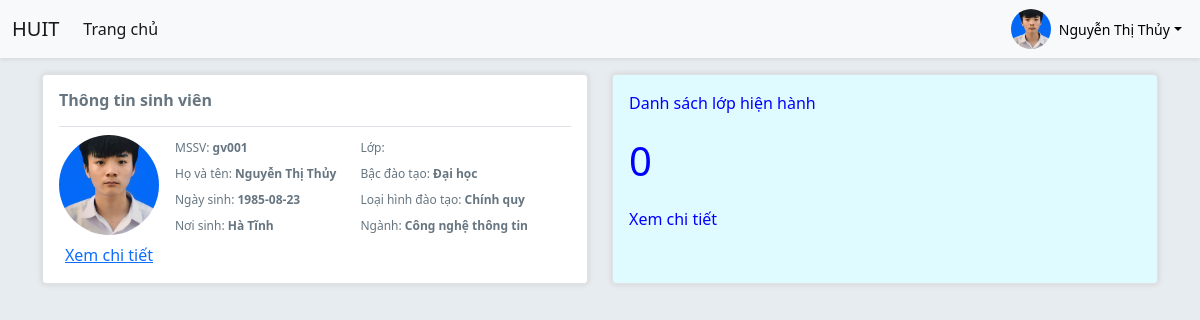
Screenshot of /DOAN_PHP/page/student.php (signed in) with the database file from the repository.
### tables this page shows
CREATE TABLE `_user` (
  `id` int(11) NOT NULL,
  `_user_id` varchar(10) NOT NULL,
  `username` varchar(20) NOT NULL,
  `password` varchar(20) NOT NULL,
  `department_id` varchar(10) NOT NULL,
  `fullname` varchar(50) NOT NULL,
  `role` int(1) NOT NULL DEFAULT 0,
  `is_active` int(1) NOT NULL DEFAULT 1,
  `date` date DEFAULT NULL,
  `class` varchar(255) NOT NULL DEFAULT '',
  `address` varchar(255) NOT NULL
);

CREATE TABLE `department` (
  `department_id` varchar(10) NOT NULL,
  `dep_name` varchar(50) NOT NULL,
  `create_at` datetime DEFAULT current_timestamp(),
  `is_active` int(1) NOT NULL DEFAULT 1
);

### DOAN_PHP/page/student.php (the view, shortened to what this page needs)
<?php
include '../cnf/connect.php';
$username = $_SESSION['username'];
$stmt = $pdo->prepare('SELECT u._user_id, d.dep_name
                      FROM _user u
                      JOIN department d ON u.department_id = d.department_id
                      WHERE u.username = :username');
$stmt->execute(['username' => $username]);
$user = $stmt->fetch(PDO::FETCH_ASSOC);
$_user_id = $user['_user_id'];
$dep_name = $user['dep_name'];
$stmt = $pdo->prepare('SELECT * FROM _user WHERE _user_id = :user_id');
$stmt->execute(['user_id' => $_user_id]);
$student = $stmt->fetch(PDO::FETCH_ASSOC);
$class_stmt = $pdo->prepare('SELECT COUNT(class_id) as total_classes FROM student_class WHERE student_id = :user_id');
$class_stmt->execute(['user_id' => $_user_id]);
$class_info = $class_stmt->fetch(PDO::FETCH_ASSOC);
$total_classes = $class_info['total_classes'];
?>
<!DOCTYPE html>
<html lang='en'>
<head>
    <link rel='stylesheet' href='https://cdnjs.cloudflare.com/ajax/libs/bootstrap/5.1.3/css/bootstrap.min.css'>
</head>
<body>
    <?php include "header.php" ?>
    <div class='container my-3'>
        <div class='row'>
            <div class='col-lg-6 col-12 mb-3 teacher-info'>
                <div class='border rounded-2 p-3 h-100 box-info'>
                    <h3 class="border-bottom fw-bolder pb-3 colors info-title">Thông tin sinh viên</h3>
                    <div class="d-flex">
                        <div class="avt-info text-center me-3">
                            <img src="../img/avt.png" class="mb-2" alt="">
                            <a href="infosv.php" class="text-center d-block">Xem chi tiết</a>
                        </div>
                        <div class="flex-grow-1">
                            <div class="d-flex">
                                <ul class='list-unstyled info-list me-4'>
                                    <li class="colors py-1">MSSV: <span
                                            class="fw-bold"><?php echo $student['_user_id']; ?></span></li>
                                    <li class="colors py-1">Họ và tên: <span
                                            class="fw-bold"><?php echo $student['fullname']; ?></span></li>
                                    <li class="colors py-1">Ngày sinh: <span
                                            class="fw-bold"><?php echo $student['date']; ?></span></li>
                                    <li class="colors py-1">Nơi sinh: <span
                                            class="fw-bold"><?php echo $student['address']; ?></span></li>
                                </ul>
                                <ul class='list-unstyled info-list'>
                                    <li class="colors py-1">Lớp: </li>
                                    <li class="colors py-1">Bậc đào tạo: <span class="fw-bold">Đại học</span></li>
                                    <li class="colors py-1">Loại hình đào tạo: <span class="fw-bold">Chính quy</span>
                                    </li>
                                    <li class="colors py-1">Ngành: <span class="fw-bold"><?php echo $dep_name; ?></span>
                                    </li>
                                </ul>
                            </div>
                        </div>
                    </div>
                </div>
            </div>
            <div class='col-lg-6 col-12 mb-3 ' style="color: blue;">
                <div onclick="window.location.href='./class_list_sv.php';"
                    class='dsl border p-3 h-100 clickable rounded-2 box-info-2'>
                    <p>Danh sách lớp hiện hành</p>
                    <p class='fs-1'><?php echo $total_classes; ?></p>
                    <a>Xem chi tiết</a>
                </div>
            </div>
        </div>
    </div>
</body>
</html>

### DOAN_PHP/page/header.php (shortened to what this page needs)
<?php
include '../cnf/connect.php';
$username = $_SESSION['username'];
$stmt = $pdo->prepare('SELECT fullname, role FROM _user WHERE username = :username');
$stmt->execute(['username' => $username]);
$user = $stmt->fetch(PDO::FETCH_ASSOC);
$fullname = $user['fullname'];
?>
<!DOCTYPE html>
<html lang="en">
<head>
    <link href='https://cdn.jsdelivr.net/npm/bootstrap@5.0.2/dist/css/bootstrap.min.css' rel='stylesheet'
>
</head>
<body>
    <nav class="navbar navbar-expand-lg navbar-light bg-light shadow-sm">
        <div class="container-fluid">
            <a class="navbar-brand" href="./login.php">HUIT</a>
            <div class="collapse navbar-collapse" id="navbarNav">
                <ul class="navbar-nav me-auto mb-2 mb-lg-0">
                    <li class="nav-item">
                        <a class="nav-link active" aria-current="page" href="./login.php">Trang chủ</a>
                    </li>
                </ul>
                <div class="dropdown">
                    <button class="dropdown-toggle d-flex align-items-center border-0 bg-transparent" type="button"
                        id="dropdownMenuButton" data-bs-toggle="dropdown" aria-expanded="false">
                        <div class="avatar rounded-circle me-2" style="width: 40px; height: 40px; overflow: hidden;">
                            <img src="../img/avt.png" alt="User Avatar" class="w-100 h-100" style="object-fit: cover;">
                        </div>
                        <span style="font-size: 14px;"><?php echo $fullname; ?></span>
                    </button>
                </div>
            </div>
        </div>
    </nav>
</body>
</html>

### DOAN_PHP/page/student.php (style rules this page uses)
body { font-family: 'Roboto', sans-serif; background-color: #E7ECF0 !important; }
.dsl { background-color: #E0FBFF; }
.box-info { box-shadow: 0px 0px 5px 1px #d5d5d5; }
.avt-info img { overflow: hidden; object-fit: cover; width: 100px; height: 100px; border-radius: 50%; }
.colors { color: #667580; }
.fw-bold { font-weight: bold; }
.info-title { font-size: 16px; }
.info-list { font-size: 12px; }
.box-info { background-color: white; }
.box-info-2 { box-shadow: 0px 0px 5px 1px #d5d5d5; background-color: #E0FBFF; }

### rows the page displays
_user: fullname "Nguyễn Thị Thủy", _user "gv001", date "1985-08-23", address "Hà Tĩnh", department.dep_name "Công nghệ thông tin"

### other values shown
$total_classes "0"
